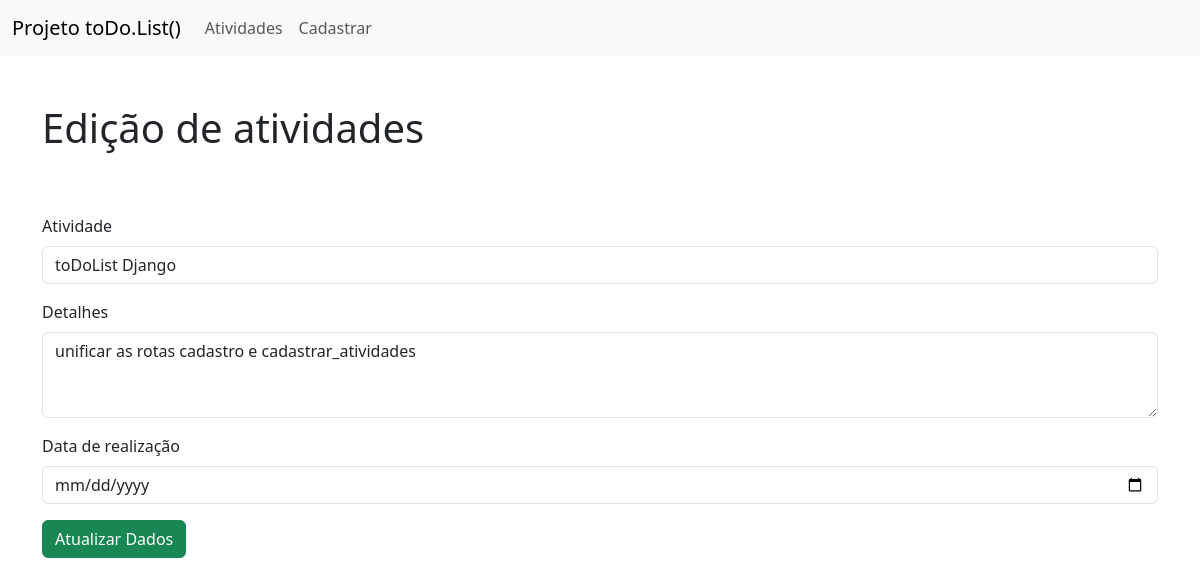
The app's page /atualizacao/1/, older data.
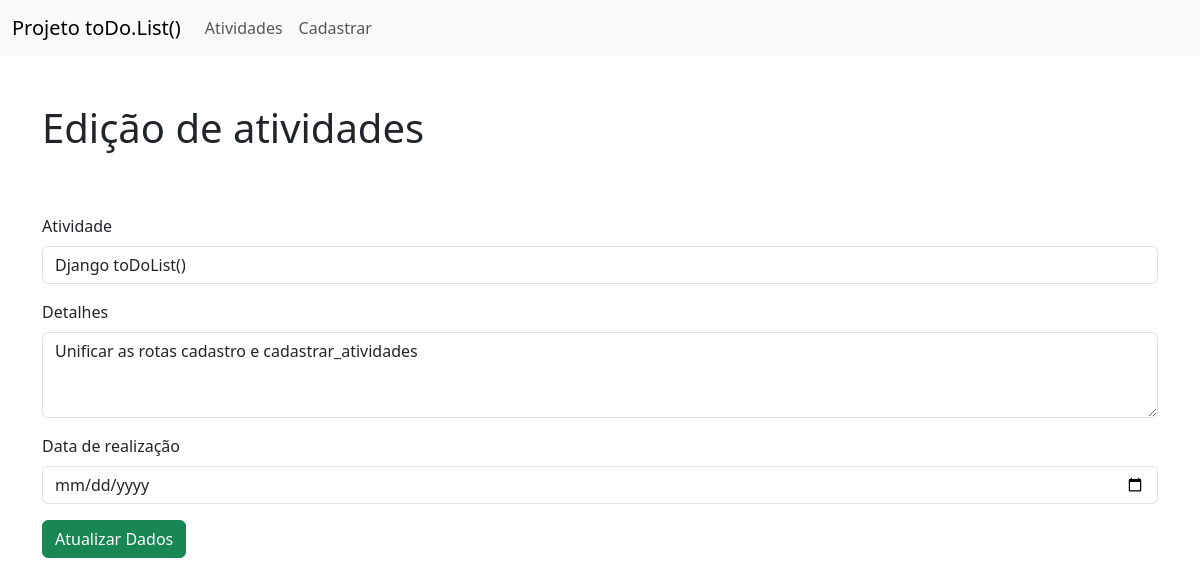
The same page, newer data.
### core/models.py (models this page shows, shortened)
class AtividadeModel(models.Model):
    id = models.IntegerField().primary_key
    atividade = models.CharField(max_length=50)
    detalhes = models.CharField(max_length=500)
    data = models.DateField()
    cadastrado_em = models.DateTimeField(
        verbose_name='cadastrado em',
        auto_now_add=False, auto_now=True
    )
    class Meta:
        verbose_name_plural = 'Atividades'
        verbose_name = 'Atividade'
        ordering = ('data','cadastrado_em')

### core/views.py (the view)
# urls.py: path('atualizacao/<str:id>/', views.atualizacao, name='atualizacao'),
def atualizacao(request, id):
     atividade = AtividadeModel.objects.get(pk=id)
     return render(request,'atualizacao.html', {'form': atividade})

### core/templates/atualizacao.html (shortened to what this page needs)
<!DOCTYPE html>
<html lang="pt-br">
<head>
    <link href="https://cdn.jsdelivr.net/npm/bootstrap@5.3.0-alpha3/dist/css/bootstrap.min.css" rel="stylesheet">
</head>
<body>
  <header>
      <nav class="navbar navbar-expand-lg bg-body-tertiary">
          <div class="container-fluid">
            <a class="navbar-brand" href="">Projeto toDo.List()</a>
            <div class="collapse navbar-collapse" id="navbarNavAltMarkup">
              <div class="navbar-nav">
                <a class="nav-link" href="{% url 'index' %}">Atividades</a>
                <a class="nav-link" href="{% url 'cadastro' %}">Cadastrar</a>
              </div>
            </div>
          </div>
        </nav>
  </header>
    <div class="container">
      <h1 class="mt-5"> Edição de atividades </h1>
      <form action="{% url 'editar' %}" method="POST"> {% csrf_token %}
        <div class="mb-3">
          <label for="exampleFormControlInput1" class="form-label">Atividade</label>
          <input type="text" name="atividade" value="{{form.atividade}}" class="form-control" id="exampleFormControlInput1">
        </div>
        <div class="mb-3">
          <label for="exampleFormControlTextarea1" class="form-label">Detalhes</label>
          <textarea class="form-control" name="detalhes" id="exampleFormControlTextarea1" rows="3" placeholder="">{{form.detalhes}}</textarea>
        </div>
        <div class="mb-3">
          <label for="exampleFormControlInput1" class="form-label">Data de realização</label>
          <input type="date" name="data" class="form-control" id="exampleFormControlInput1">
        </div>
        <div class="col-12">
          <button class="btn btn-success" type="submit">Atualizar Dados</button>
        </div>
      </form>
    </div>
</body>
</html>

Row changes from the older to the newer data that the page shows:
changed AtividadeModel: atividade "toDoList Django" → "Django toDoList()"; detalhes "unificar as rotas cadastro e cadastrar_atividades" → "Unificar as rotas cadastro e cadastrar_atividades"
